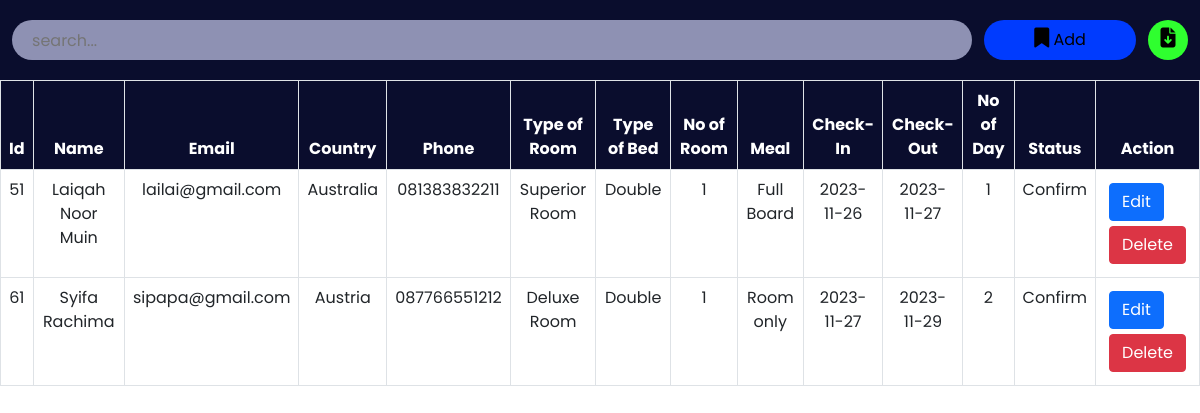
The page /admin/roombook.php on the database its author committed.
### tables this page shows
CREATE TABLE `roombook` (
  `id` int(10) NOT NULL,
  `Name` varchar(50) NOT NULL,
  `Email` varchar(50) NOT NULL,
  `Country` varchar(30) NOT NULL,
  `Phone` varchar(30) NOT NULL,
  `RoomType` varchar(30) NOT NULL,
  `Bed` varchar(30) NOT NULL,
  `Meal` varchar(30) NOT NULL,
  `NoofRoom` varchar(30) NOT NULL,
  `cin` date NOT NULL,
  `cout` date NOT NULL,
  `nodays` int(50) NOT NULL,
  `stat` varchar(30) NOT NULL
);

### admin/roombook.php (the view, shortened to what this page needs)
<?php
include '../config.php';
?>
<!DOCTYPE html>
<html lang="en">
<head>
    <link href="https://cdn.jsdelivr.net/npm/bootstrap@5.0.2/dist/css/bootstrap.min.css" rel="stylesheet">
    <link rel="stylesheet" href="https://cdnjs.cloudflare.com/ajax/libs/font-awesome/6.2.0/css/all.min.css" />
    <link rel="stylesheet" href="./css/roombook.css">
</head>
<body>
    <div class="searchsection">
        <input type="text" name="search_bar" id="search_bar" placeholder="search..." onkeyup="searchFun()">
        <button class="adduser" id="adduser" onclick="adduseropen()"><i class="fa-solid fa-bookmark"></i> Add</button>
        <form action="./exportdata.php" method="post">
            <button class="exportexcel" id="exportexcel" name="exportexcel" type="submit"><i class="fa-solid fa-file-arrow-down"></i></button>
        </form>
    </div>
    <div class="roombooktable" class="table-responsive-xl">
        <?php
            $roombooktablesql = "SELECT * FROM roombook";
            $roombookresult = mysqli_query($conn, $roombooktablesql);
        ?>
        <table class="table table-bordered" id="table-data">
            <thead>
                <tr>
                    <th scope="col">Id</th>
                    <th scope="col">Name</th>
                    <th scope="col">Email</th>
                    <th scope="col">Country</th>
                    <th scope="col">Phone</th>
                    <th scope="col">Type of Room</th>
                    <th scope="col">Type of Bed</th>
                    <th scope="col">No of Room</th>
                    <th scope="col">Meal</th>
                    <th scope="col">Check-In</th>
                    <th scope="col">Check-Out</th>
                    <th scope="col">No of Day</th>
                    <th scope="col">Status</th>
                    <th scope="col" class="action">Action</th>
                </tr>
            </thead>
            <tbody>
            <?php
            while ($res = mysqli_fetch_array($roombookresult)) {
            ?>
                <tr>
                    <td><?php echo $res['id'] ?></td>
                    <td><?php echo $res['Name'] ?></td>
                    <td><?php echo $res['Email'] ?></td>
                    <td><?php echo $res['Country'] ?></td>
                    <td><?php echo $res['Phone'] ?></td>
                    <td><?php echo $res['RoomType'] ?></td>
                    <td><?php echo $res['Bed'] ?></td>
                    <td><?php echo $res['NoofRoom'] ?></td>
                    <td><?php echo $res['Meal'] ?></td>
                    <td><?php echo $res['cin'] ?></td>
                    <td><?php echo $res['cout'] ?></td>
                    <td><?php echo $res['nodays'] ?></td>
                    <td><?php echo $res['stat'] ?></td>
                    <td class="action">
                        <a href="roombookedit.php?id=<?php echo $res['id'] ?>"><button class="btn btn-primary">Edit</button></a>
                        <a href="roombookdelete.php?id=<?php echo $res['id'] ?>"><button class='btn btn-danger'>Delete</button></a>
                    </td>
                </tr>
            <?php
            }
            ?>
            </tbody>
        </table>
    </div>
</body>
</html>

### admin/css/roombook.css (style rules this page uses)
:root { --bg-text-shadow: 0 2px 4px rgb(13 0 77 / 8%), 0 3px 6px rgb(13 0 77 / 8%), 0 8px 16px rgb(13 0 77 / 8%); --bg-box-shadow: 0px 0px 20px 6px rgba(26, 30, 164, 0.31); }
body { background-color: #ffff; }
* { margin: 0; padding: 0; font-family: 'Poppins', sans-serif; }
i { font-size: 20px; }
.searchsection { height: 80px; width: 100%; display: flex; justify-content: space-evenly; align-items: center; background-color: #0a0d2d; position: fixed; z-index: 500; }
#search_bar { height: 40px; width: 80%; border: none; background-color: rgba(195, 198, 233, 0.714); padding-left: 20px; border-radius: 30px; }
#adduser { height: 40px; background-color: rgb(0, 59, 254); border: none; border-radius: 30px; padding: 0 50px; }
.exportexcel { height: 40px; width: 40px; background-color: rgb(47, 255, 47); border: none; border-radius: 50%; }
a { color: black; }
.roombooktable { position: absolute; color: #0a0d2d; margin-top: 80px; width: 100%; height: 100vh; padding-bottom: 900px; }
.roombooktable thead { background-color: #0a0d2d; color: white; text-align: center; }
.roombooktable tbody { text-align: center; }
.action a { text-decoration: none; }
.action button { display: flex; flex-wrap: wrap; margin: 5px; }

### rows shown on the page
roombook: id "51", Name "Laiqah Noor Muin", Email "lailai@gmail.com", Country "Australia", Phone "081383832211", RoomType "Superior Room", Bed "Double", NoofRoom "1", Meal "Full Board", cin "2023-11-26", cout "2023-11-27", nodays "1", stat "Confirm"
roombook: id "61", Name "Syifa Rachima", Email "sipapa@gmail.com", Country "Austria", Phone "087766551212", RoomType "Deluxe Room", Bed "Double", NoofRoom "1", Meal "Room only", cin "2023-11-27", cout "2023-11-29", nodays "2", stat "Confirm"
